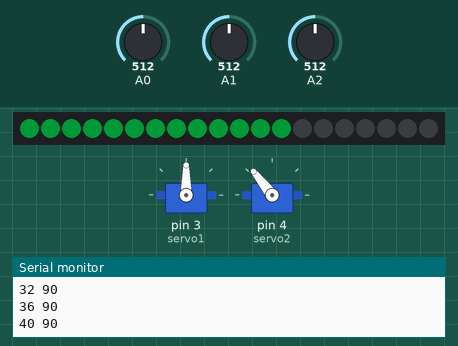
Simulated run of this sketch. Board: Teensy 4. Parts: 20 RGB LEDs in strip order, left to right, 2 × servo, the last lines printed to the serial monitor. The test bench sets the inputs (shaded band); at power-on: A1 = 512, A0 = 512, A2 = 512 (analog values on the 0–1023 scale). Dim RGB values are drawn brighter than linear.

Above: at 1.2 s.
1.3 s: A1 set to 49
At 1.59 s:
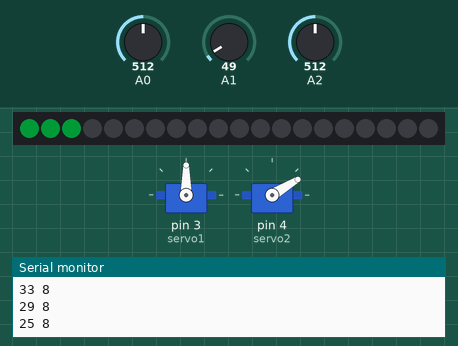
3.6 s: A1 set to 42
At 4.2 s:
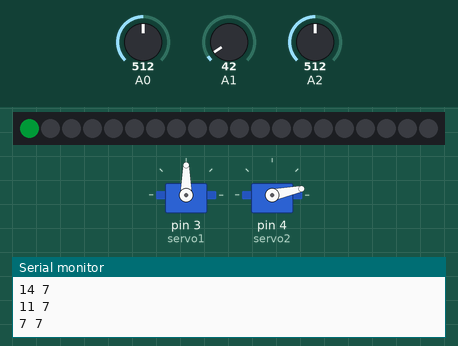
6.1 s: A1 set to 1023
At 7.5 s:
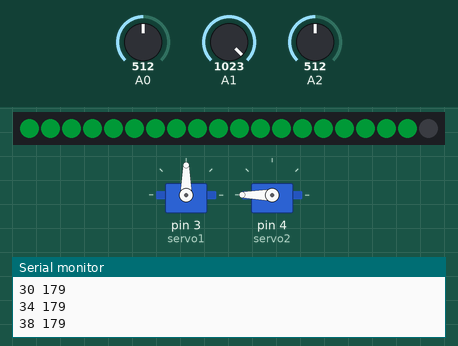
9.1 s: A0 set to 716
At 9.9 s:
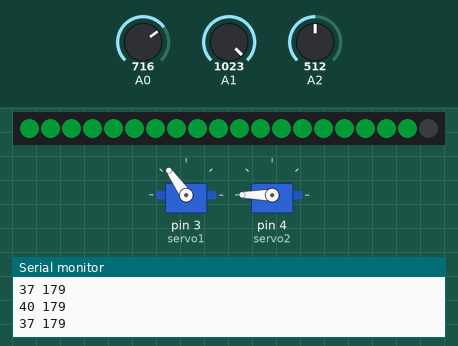
12.1 s: A0 set to 900
At 13.5 s:
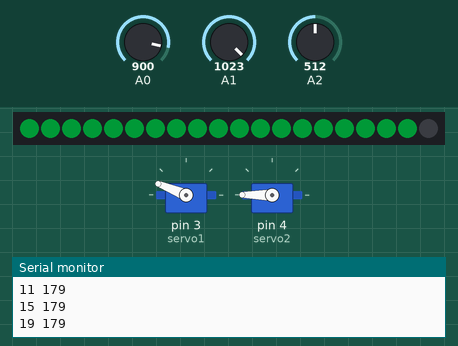
15.1 s: A1 set to 900
At 15.52 s:
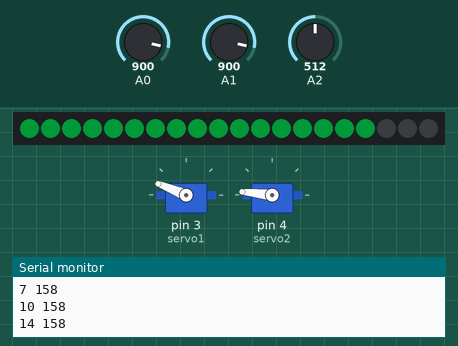
Timing chart, 0 to 19.1 s (numbered marks = the images above; inputs shaded):
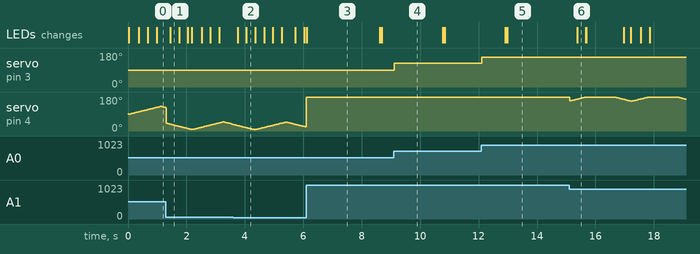

The sketch:

Class_8-Servo_example.ino
```cpp
/*
  Using two servos
  A0 pot controls absolute position of servo1 attached to pin 3
  A1 controls position of servo2 on pin 4 but that servo's position is also modulated by an LFO
  A2 controls LFO rate
  LEDs show position of servo2

*/

#include <Servo.h>

Servo servo1;  // create servo object to control a servo
Servo servo2;

int pot1_reading;
int pot2_reading;
int pot3_reading;
int servo1_setting;
int servo2_setting;

int lfo1 = 1.0;
int lfo1_top_value = 40;
int lfo1_latch;
int led_lfo1;

float max_brightness = .1; //change this to increase the max brightness of the LEDs. 1.0 is very bright

//Everything else can be left alone
#define num_of_leds 20 //number of LEDs in the tube
#include <WS2812Serial.h> //include the code from this file in our sketch  https://github.com/PaulStoffregen/WS2812Serial/archive/refs/heads/master.zip
#define led_data_pin 8 //only pins 1,5, and 8 can be used.
byte drawingMemory[num_of_leds * 3];
DMAMEM byte displayMemory[num_of_leds * 12];
WS2812Serial LEDs(num_of_leds, displayMemory, drawingMemory, led_data_pin, WS2812_GRB);

unsigned long current_time;
unsigned long prev_time[8];

void setup()
{
  LEDs.begin();

  //Servos can be used with any PWM pins
  servo1.attach(3);  // attaches "servo1" to pin 3
  servo2.attach(4);

  analogReadResolution(12); //0-4095
  analogReadAveraging(64); //take lots of readings and average them each time we do analogRead. This is one stage of smoothing

}

void loop()
{

  current_time = millis();

  pot3_reading = map(analogRead(A2), 0, 4095, 0, 50);

  if (current_time - prev_time[3] > pot3_reading) {
    prev_time[3] = current_time;
    if (lfo1_latch == 1) {
      lfo1++;
    }
    if (lfo1_latch == 0) {
      lfo1--;
    }
    if (lfo1 < 0) {
      lfo1 = 0;
      lfo1_latch = 1;
    }
    if (lfo1 > lfo1_top_value) {
      lfo1 = lfo1_top_value;
      lfo1_latch = 0;
    }
  }
  //10 milliseconds is a good rate to communicate with the servo
  //if you go faster they might move too quickly and burn out
  if (current_time - prev_time[2] > 10) {
    prev_time[2] = current_time;
    pot1_reading = analogRead(A0);
    servo1_setting = map(pot1_reading, 0, 4095, 0, 180);  // scale it to use it with the servo, 0 to 180
    servo1.write(servo1_setting); //send the value to the servo

    pot2_reading = analogRead(A1);
    pot2_reading = map(pot2_reading, 0, 4095, 0, 180);
    servo2_setting = constrain(pot2_reading + lfo1, 0, 180); //don't let their combined value it go out of this range

    servo2.write(servo2_setting);
  }

  if (current_time - prev_time[1] > 33) { //33 is 30Hz, about the normal refresh rate of screens
    prev_time[1] = current_time;

    led_lfo1 = map(servo2_setting, 0, 180, 0, 19); //get servo2_setting to the range of the led tube.

    for (byte led_select = 0; led_select < led_lfo1; led_select++) {
      set_LED(led_select, .4, 1, 1);
    }
    for (byte led_select = led_lfo1; led_select < 19; led_select++) {
      set_LED(led_select, 0, 0, 0);
    }
    LEDs.show();

  }


  if (current_time - prev_time[0] > 100) {
    prev_time[0] = current_time;
    Serial.print(lfo1);
    Serial.print(" ");
    Serial.println(pot2_reading);

  }

}


////////////////LED function

//This function is a little different than you might see in other libraries but it works pretty similar
// instead of 0-255 you see in other libraries this is all 0-1.0
// you can copy this to the bottom of any code as long as the declarations at the top in "led biz" are done

//set_LED(led to change, hue,saturation,value aka brightness)
// hue - 0 is red, then through the ROYGBIV to 1.0 as red again
// saturation - 0 is fully white, 1 is fully colored.
// value - 0 is off, 1 is the value set by max_brightness
// (it's not called brightness since, unlike in photoshop, we're going from black to fully lit up

//based on https://stackoverflow.com/questions/3018313/algorithm-to-convert-rgb-to-hsv-and-hsv-to-rgb-in-range-0-255-for-both

void set_LED(int pixel, float fh, float fs, float fv) {
  byte RedLight;
  byte GreenLight;
  byte BlueLight;

  if (fs > 1.0) {
    fs = 1.0;
  }

  if (fv > 1.0) {
    fv = 1.0;
  }

  //wrap the hue around but if it's over 100 or under -100 cap it at that
  if (fh > 100) {
    fh = 100;
  }

  if (fh < -100) {
    fh = -100;
  }
  //keep subtracting or adding 1 until it's in the range of 0-1.0
  while (fh > 1.0) {
    fh -= 1.0;
  }
  while (fh < 0) {
    fh += 1.0;
  }

  byte h = fh * 255;
  byte s = fs * 255;
  byte v = fv * max_brightness * 255;

  h = (h * 192) / 256;  // 0..191
  unsigned int i = h / 32;   // We want a value of 0 thru 5
  unsigned int f = (h % 32) * 8;   // 'fractional' part of 'i' 0..248 in jumps

  unsigned int sInv = 255 - s;
  unsigned int fInv = 255 - f;
  byte pv = v * sInv / 256;  // pv will be in range 0 - 255
  byte qv = v * (256 - s * f / 256) / 256;
  byte tv = v * (256 - s * fInv / 256) / 256;

  switch (i) {
    case 0:
      RedLight = v;
      GreenLight = tv;
      BlueLight = pv;
      break;
    case 1:
      RedLight = qv;
      GreenLight = v;
      BlueLight = pv;
      break;
    case 2:
      RedLight = pv;
      GreenLight = v;
      BlueLight = tv;
      break;
    case 3:
      RedLight = pv;
      GreenLight = qv;
      BlueLight = v;
      break;
    case 4:
      RedLight = tv;
      GreenLight = pv;
      BlueLight = v;
      break;
    case 5:
      RedLight = v;
      GreenLight = pv;
      BlueLight = qv;
      break;
  }
  LEDs.setPixelColor(pixel, RedLight, GreenLight, BlueLight);
}
```

Measured:
- the behaviour switches between 46 and 45 on A1 (found by bisection; images 1 and 2)
- after the input at 9.1 s, servo on pin 3 (servo1): 90° → 125° at once
- after the input at 12.1 s, servo on pin 3 (servo1): 125° → 158° at once
- after the input at 15.1 s, the LEDs: change after 0.27 s (image 6)
